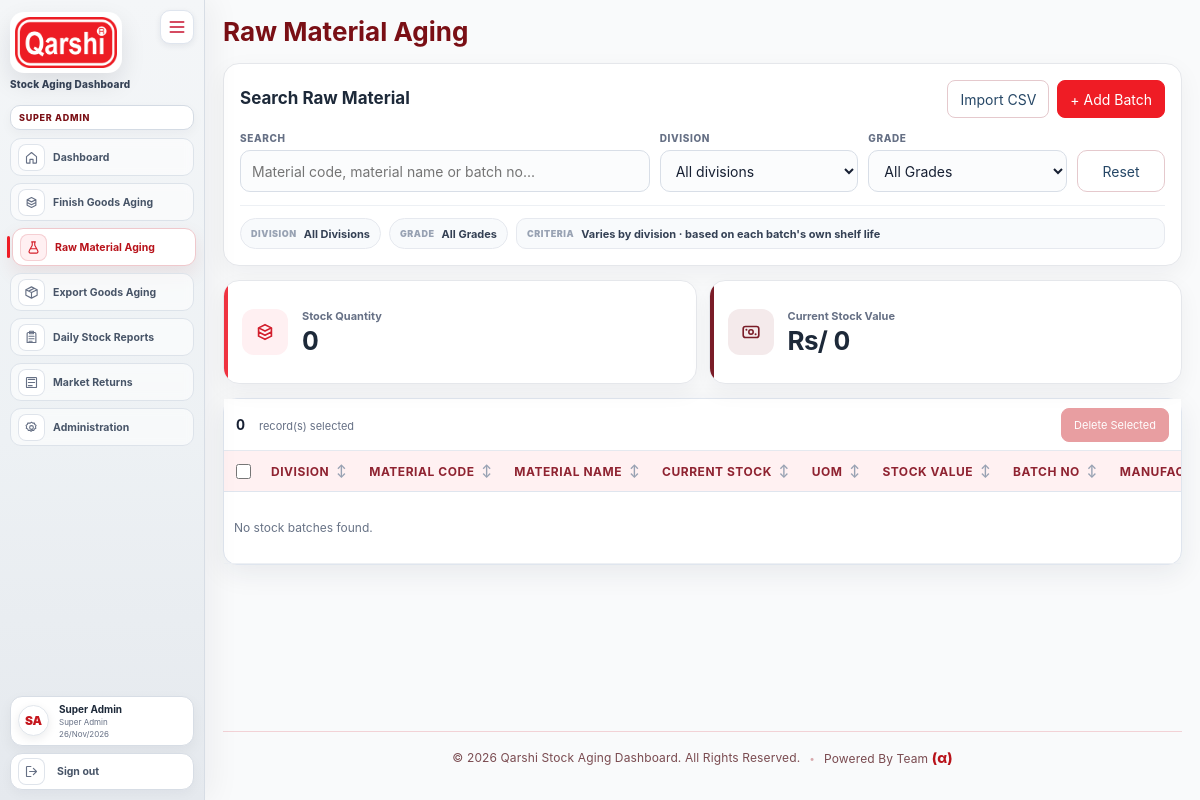
Page /raw-materials (signed in) on the committed database.
### tables this page shows
CREATE TABLE users (
    id INT UNSIGNED AUTO_INCREMENT PRIMARY KEY,
    division_id INT UNSIGNED NULL,
    name VARCHAR(120) NOT NULL,
    email VARCHAR(190) NOT NULL UNIQUE,
    password_hash VARCHAR(255) NOT NULL,
    role ENUM('super_admin','store_manager','division_admin','user') NOT NULL DEFAULT 'user',
    can_add TINYINT(1) NOT NULL DEFAULT 1,
    can_edit TINYINT(1) NOT NULL DEFAULT 1,
    can_delete TINYINT(1) NOT NULL DEFAULT 1,
    avatar_path VARCHAR(255) NULL,
    is_active TINYINT(1) NOT NULL DEFAULT 1,
    created_at TIMESTAMP DEFAULT CURRENT_TIMESTAMP,
    CONSTRAINT fk_users_division FOREIGN KEY (division_id) REFERENCES divisions(id) ON UPDATE CASCADE ON DELETE RESTRICT,
    INDEX idx_users_division (division_id),
    INDEX idx_users_role (role)
);

### app/Views/stocks/index.php (the view, shortened to what the rows shown need)
<?php
$module = $module ?? \App\Controllers\StockController::MODULE;
$moduleBase = $module['base'];
$canDelete = (bool)($canDelete ?? false);
$canSelectMultiple = $canDelete;
$allowedPageSizes = [25, 50, 100];
$requestedPageSize = (int)($_GET['per_page'] ?? 50);
$rowsPerPage = in_array($requestedPageSize, $allowedPageSizes, true) ? $requestedPageSize : 50;
$sortKey = trim((string)($_GET['sort'] ?? ''));
$sortDir = strtolower(trim((string)($_GET['dir'] ?? 'asc')));
$sortDir = $sortDir === 'desc' ? 'desc' : 'asc';
$baseTableParams = [
    'q' => $filters['q'] ?? '',
    'division_id' => $filters['division_id'] ?? '',
    'grade' => $filters['grade'] ?? '',
    'sort' => $sortKey,
    'dir' => $sortKey !== '' ? $sortDir : '',
    'per_page' => $rowsPerPage,
];
$baseTableParams = array_filter($baseTableParams, static fn($value): bool => $value !== '' && $value !== null);
$sortUrl = static function (string $column) use ($baseTableParams, $sortKey, $sortDir, $moduleBase): string {
    $params = $baseTableParams;
    $params['sort'] = $column;
    $params['dir'] = ($sortKey === $column && $sortDir === 'asc') ? 'desc' : 'asc';
    unset($params['page']);
    return url($moduleBase) . '?' . http_build_query($params);
};
$sortIndicator = static function (string $column) use ($sortKey, $sortDir): string {
    if ($sortKey !== $column) return '↕';
    return $sortDir === 'asc' ? '↑' : '↓';
};
$sortAria = static function (string $column) use ($sortKey, $sortDir): string {
    if ($sortKey !== $column) return 'none';
    return $sortDir === 'asc' ? 'ascending' : 'descending';
};
?>
<div class="card flush">
<div class="table-wrap">
<table class="aging-table dispatch-stock-table">
<thead><tr>
    <?php if ($canSelectMultiple): ?>
    <th class="stock-select-column">
        <input
            type="checkbox"
            id="stockSelectAllVisible"
            class="stock-row-checkbox"
            aria-label="Select all visible records"
            title="Select all visible records">
    </th>
    <?php endif; ?>
    <th class="stock-sortable-th" aria-sort="<?= e($sortAria('division')) ?>"><a class="stock-sort-link" href="<?= e($sortUrl('division')) ?>"><span>Division</span><b><?= e($sortIndicator('division')) ?></b></a></th>
    <th class="stock-sortable-th" aria-sort="<?= e($sortAria('product_code')) ?>"><a class="stock-sort-link" href="<?= e($sortUrl('product_code')) ?>"><span><?= e($module['code_label']) ?></span><b><?= e($sortIndicator('product_code')) ?></b></a></th>
    <th class="stock-sortable-th" aria-sort="<?= e($sortAria('product_name')) ?>"><a class="stock-sort-link" href="<?= e($sortUrl('product_name')) ?>"><span><?= e($module['name_label']) ?></span><b><?= e($sortIndicator('product_name')) ?></b></a></th>
    <th class="stock-sortable-th" aria-sort="<?= e($sortAria('current_stock')) ?>"><a class="stock-sort-link" href="<?= e($sortUrl('current_stock')) ?>"><span>Current Stock</span><b><?= e($sortIndicator('current_stock')) ?></b></a></th>
    <th class="stock-sortable-th" aria-sort="<?= e($sortAria('uom')) ?>"><a class="stock-sort-link" href="<?= e($sortUrl('uom')) ?>"><span>UoM</span><b><?= e($sortIndicator('uom')) ?></b></a></th>
    <th class="stock-sortable-th" aria-sort="<?= e($sortAria('stock_value')) ?>"><a class="stock-sort-link" href="<?= e($sortUrl('stock_value')) ?>"><span><?= e($module['value_label']) ?></span><b><?= e($sortIndicator('stock_value')) ?></b></a></th>
    <th class="stock-sortable-th" aria-sort="<?= e($sortAria('batch_no')) ?>"><a class="stock-sort-link" href="<?= e($sortUrl('batch_no')) ?>"><span>Batch No</span><b><?= e($sortIndicator('batch_no')) ?></b></a></th>
    <th class="stock-sortable-th" aria-sort="<?= e($sortAria('manufacturing_date')) ?>"><a class="stock-sort-link" href="<?= e($sortUrl('manufacturing_date')) ?>"><span>Manufacturing Date</span><b><?= e($sortIndicator('manufacturing_date')) ?></b></a></th>
</tr></thead>
</table>
</div>
</div>

### app/Views/layouts/header.php (shortened to what the rows shown need)
<?php $me = auth_user(); $appName = app_config('app')['name'] ?? 'Stock Aging Dashboard'; ?>
<!doctype html>
<html lang="en">
<head>
<link rel="stylesheet" href="<?= e(url('/assets/css/app.css')) ?>">
</head>
<body>
<?php if ($me): ?>
<?php
$nameParts = preg_split('/\s+/', trim((string)$me['name'])) ?: [];
$avatarInitials = '';
foreach (array_slice($nameParts, 0, 2) as $part) {
    if ($part !== '') $avatarInitials .= strtoupper(substr($part, 0, 1));
}
$requestPath = parse_url($_SERVER['REQUEST_URI'] ?? '/', PHP_URL_PATH) ?: '/';
$normalizePath = static function (string $path): string {
    $path = rtrim($path, '/');
    return $path === '' ? '/' : $path;
};
$requestPath = $normalizePath($requestPath);
$dashboardPath = $normalizePath(url('/'));
$isDashboardActive = $requestPath === $dashboardPath;
$isStocksActive = str_starts_with($requestPath, $normalizePath(url('/stocks')));
$isDailyReportsActive = str_starts_with($requestPath, $normalizePath(url('/daily-stock-reports')));
$isAdminHome = $requestPath === $normalizePath(url('/admin'));
$isAdminChild = ($me['role'] ?? '') === 'super_admin' && (
    str_starts_with($requestPath, $normalizePath(url('/users')))
    || str_starts_with($requestPath, $normalizePath(url('/divisions')))
    || str_starts_with($requestPath, $normalizePath(url('/grade-criteria')))
    || str_starts_with($requestPath, $normalizePath(url('/logs')))
    || str_starts_with($requestPath, $normalizePath(url('/market-return/mapping')))
    || str_starts_with($requestPath, $normalizePath(url('/admin/email-notifications')))
    || str_starts_with($requestPath, $normalizePath(url('/admin/sap-integration')))
);
$isAdminActive = $isAdminHome || $isAdminChild;
$isMarketReturnActive = str_starts_with($requestPath, $normalizePath(url('/market-return'))) && !$isAdminChild;
?>
<div class="app-shell">
    <aside class="sidebar" id="app-sidebar">
        <button type="button" class="sidebar-toggle" id="sidebarToggle" aria-controls="app-sidebar" aria-expanded="true" aria-label="Collapse menu" title="Collapse menu">
            <svg viewBox="0 0 24 24" fill="none" aria-hidden="true"><path d="M4 6h16M4 12h16M4 18h16" stroke="currentColor" stroke-width="2" stroke-linecap="round"/></svg>
        </button>
        <div class="brand-block">
            <img class="brand-logo" src="<?= e(url('/assets/img/qarshi-logo.png')) ?>" alt="Qarshi logo">
            <div class="brand-text single-line">
                <span>Stock Aging Dashboard</span>
            </div>
        </div>
        <?php
        $sidebarDivisionLabel = $me['role'] === 'super_admin'
            ? 'SUPER ADMIN'
            : (($me['role'] ?? '') === 'store_manager'
                ? 'STORE MANAGER'
                : ((($me['role'] ?? '') === 'user' && empty($me['division_id']))
                    ? 'ALL DIVISIONS'
                    : ($me['division_code'] ?? 'DIVISION')));
        ?>
        <div class="division-chip"><?= e($sidebarDivisionLabel) ?></div>
        <nav>
            <a class="nav-link<?= $isDashboardActive ? ' active' : '' ?>" title="Dashboard" href="<?= e(url('/')) ?>"<?= $isDashboardActive ? ' aria-current="page"' : '' ?>>
                <span class="nav-icon" aria-hidden="true"><svg viewBox="0 0 24 24" fill="none"><path d="M4 10.5 12 4l8 6.5V20a1 1 0 0 1-1 1h-4.5v-6h-5v6H5a1 1 0 0 1-1-1v-9.5Z" stroke="currentColor" stroke-width="1.8" stroke-linecap="round" stroke-linejoin="round"/></svg></span>
                <span class="nav-label">Dashboard</span>
            </a>
            <a class="nav-link<?= $isStocksActive ? ' active' : '' ?>" title="Finish Goods Aging" href="<?= e(url('/stocks')) ?>"<?= $isStocksActive ? ' aria-current="page"' : '' ?>>
                <span class="nav-icon" aria-hidden="true"><svg viewBox="0 0 24 24" fill="none"><path d="M5 7.5 12 4l7 3.5-7 3.5-7-3.5Zm0 0V16.5L12 20l7-3.5V7.5M5 12l7 3.5 7-3.5" stroke="currentColor" stroke-width="1.8" stroke-linecap="round" stroke-linejoin="round"/></svg></span>
                <span class="nav-label">Finish Goods Aging</span>
            </a>
            <?php foreach (\App\Services\AgingModuleRegistry::modules() as $navModuleController): ?>
            <?php $navModule = $navModuleController::MODULE; $navModuleActive = str_starts_with($requestPath, $normalizePath(url($navModule['base']))); ?>
            <a class="nav-link<?= $navModuleActive ? ' active' : '' ?>" title="<?= e($navModule['index_title']) ?>" href="<?= e(url($navModule['base'])) ?>"<?= $navModuleActive ? ' aria-current="page"' : '' ?>>
                <span class="nav-icon" aria-hidden="true"><svg viewBox="0 0 24 24" fill="none"><?= $navModule['icon'] ?? '' ?></svg></span>
                <span class="nav-label"><?= e($navModule['index_title']) ?></span>
            </a>
            <?php endforeach; ?>
            <?php if (in_array(($me['role'] ?? ''), ['super_admin','store_manager','division_admin'], true)): ?>
            <a class="nav-link<?= $isDailyReportsActive ? ' active' : '' ?>" title="Daily Stock Reports" href="<?= e(url('/daily-stock-reports')) ?>"<?= $isDailyReportsActive ? ' aria-current="page"' : '' ?>>
                <span class="nav-icon" aria-hidden="true"><svg viewBox="0 0 24 24" fill="none"><path d="M7 4h10a2 2 0 0 1 2 2v14H5V6a2 2 0 0 1 2-2Zm2-2h6v4H9V2Zm-1 8h8M8 14h8M8 18h5" stroke="currentColor" stroke-width="1.8" stroke-linecap="round" stroke-linejoin="round"/></svg></span>
                <span class="nav-label">Daily Stock Reports</span>
            </a>
            <?php endif; ?>
            <a class="nav-link<?= $isMarketReturnActive ? ' active' : '' ?>" title="Market Returns" href="<?= e(url('/market-return')) ?>"<?= $isMarketReturnActive ? ' aria-current="page"' : '' ?>>
                <span class="nav-icon" aria-hidden="true"><svg viewBox="0 0 24 24" fill="none"><path d="M7 7h10M7 12h10M7 17h6M5 4h14a1 1 0 0 1 1 1v14a1 1 0 0 1-1 1H5a1 1 0 0 1-1-1V5a1 1 0 0 1 1-1Z" stroke="currentColor" stroke-width="1.8" stroke-linecap="round" stroke-linejoin="round"/></svg></span>
                <span class="nav-label">Market Returns</span>
            </a>
            <?php if ($me['role'] === 'super_admin'): ?>
                <a class="nav-link<?= $isAdminActive ? ' active' : '' ?>" title="Administration" href="<?= e(url('/admin')) ?>"<?= $isAdminActive ? ' aria-current="page"' : '' ?>>
                    <span class="nav-icon" aria-hidden="true"><svg viewBox="0 0 24 24" fill="none"><path d="M12 3.5 14 5l2.5-.2.8 2.4 2.1 1.4-1 2.3.6 2.4-2.3 1-.9 2.4-2.5-.3-2 1.6-2-1.6-2.5.3-.9-2.4-2.3-1 .6-2.4-1-2.3 2.1-1.4.8-2.4L10 5l2-1.5Zm0 5.5a3 3 0 1 0 0 6 3 3 0 0 0 0-6Z" stroke="currentColor" stroke-width="1.7" stroke-linecap="round" stroke-linejoin="round"/></svg></span>
                    <span class="nav-label">Administration</span>
                </a>
            <?php endif; ?>
        </nav>
        <div class="sidebar-account-zone">
            <div class="sidebar-user-profile" title="<?= e($me['name']) ?>">
                <div class="sidebar-user-avatar">
                    <?php if (!empty($me['avatar_path'])): ?>
                        <img src="<?= e(url($me['avatar_path'])) ?>" alt="<?= e($me['name']) ?> profile picture">
                    <?php else: ?>
                        <span><?= e($avatarInitials) ?></span>
                    <?php endif; ?>
                </div>
                <div class="sidebar-user-copy">
                    <strong><?= e($me['name']) ?></strong>
                    <small><?= e(($me['role'] ?? '') === 'user'
                        ? (empty($me['division_id']) ? 'Read-only User · All Divisions' : 'Read-only User')
                        : ucwords(str_replace('_',' ', (string)$me['role'])) ) ?></small>
                    <span><?= e(date('d/M/Y')) ?></span>
                </div>
            </div>
            <form class="logout" method="post" action="<?= e(url('/logout')) ?>">
                <button type="submit" class="link-button" title="Sign out"><span class="nav-icon" aria-hidden="true"><svg viewBox="0 0 24 24" fill="none"><path d="M15 17l5-5-5-5M20 12H9M11 20H5a1 1 0 0 1-1-1V5a1 1 0 0 1 1-1h6" stroke="currentColor" stroke-width="1.8" stroke-linecap="round" stroke-linejoin="round"/></svg></span><span class="nav-label">Sign out</span></button>
            </form>
        </div>
    </aside>
    <main class="main <?= (($title ?? '') === 'Dashboard') ? 'dashboard-main' : '' ?>">
        <?php if (($title ?? '') !== 'Dashboard'): ?>
        <header class="topbar">
            <div>
                <div class="page-title-row">
                    <h1><?= e($title ?? '') ?></h1>
                </div>
            </div>
        </header>
        <?php endif; ?>
<?php else: ?>
<div class="guest-shell">
    <?php if ($m = flash('error')): ?><div class="flash error login-flash"><?= e($m) ?></div><?php endif; ?>
<?php endif; ?>

### rows in the picture
users: role "SUPER ADMIN", name "Super Admin", role "Super Admin"

### other values in the picture
$navModule['index_title'] "Raw Material Aging"
$navModule['index_title'] "Export Goods Aging"
$avatarInitials "SA"
$title "Raw Material Aging"
$module['name'] "Raw Material"
$selectedDivisionLabel "All Divisions"
$selectedGradeLabel "All Grades"
$stockQtyNumber($summary['current_qty'] ?? 0) "0"
$module['value_summary_label'] "Current Stock Value"
$stockValueNumber($summary['stock_value'] ?? 0) "Rs/ 0"
$sortIndicator('division') "↕"
$module['code_label'] "MATERIAL CODE"
$sortIndicator('product_code') "↕"
$module['name_label'] "MATERIAL NAME"
$sortIndicator('product_name') "↕"
